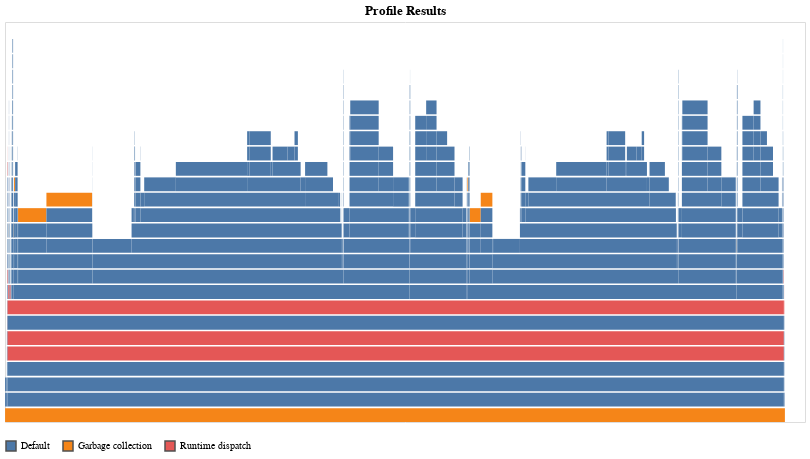

Notebook source saved alongside this figure:
### Code cell
@profile main("/home/debr/codejams/julia/work/2017/WF/F.in")
Profile.clear()
@profile main("/home/debr/codejams/julia/work/2017/WF/F.in2")
ProfileVega.view()

### Figure 1 — Vega-Lite specification as saved in the notebook (floating-point values rounded to 4 significant figures; data arrays with more than 128 entries replaced by an {"elided": "..."} marker saying what was removed)
{"data": {"values": {"elided": "738 records"}}, "encoding": {"color": {"field": "status", "legend": {"orient": "bottom", "title": null}, "type": "nominal"}, "fillOpacity": {"condition": [{"selection": "highlight", "value": 0.6}, {"selection": "select", "value": 0.5}], "value": 1}, "strokeWidth": {"condition": [{"selection": "highlight", "value": 0.5}, {"selection": "select", "value": 0.5}], "value": 0}, "tooltip": {"field": "sf", "type": "nominal"}, "x": {"axis": null, "field": "x1", "type": "quantitative"}, "x2": {"field": "x2", "type": "quantitative"}, "y": {"axis": null, "field": "level", "type": "quantitative"}, "y2": {"field": "level2", "type": "quantitative"}}, "height": 400, "mark": {"stroke": "#505050", "type": "rect"}, "selection": {"grid": {"bind": "scales", "type": "interval"}, "highlight": {"empty": "none", "on": "mouseover", "type": "single"}, "select": {"empty": "none", "type": "multi"}}, "title": "Profile Results", "transform": [{"as": "level2", "calculate": "datum.level+0.9"}], "width": 800}
